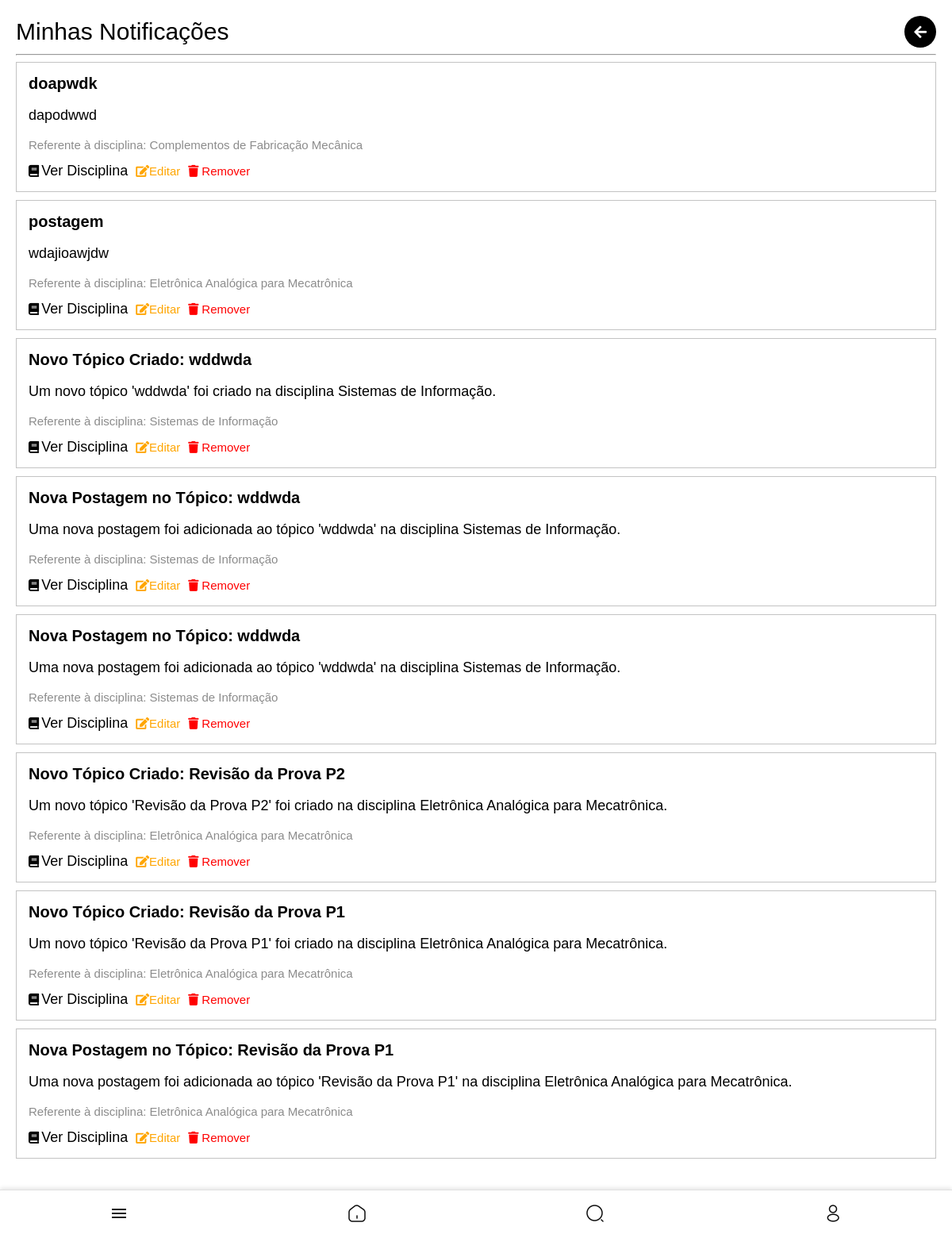
The page /notificacoes/minhas/ (signed in) on the database as committed earlier.
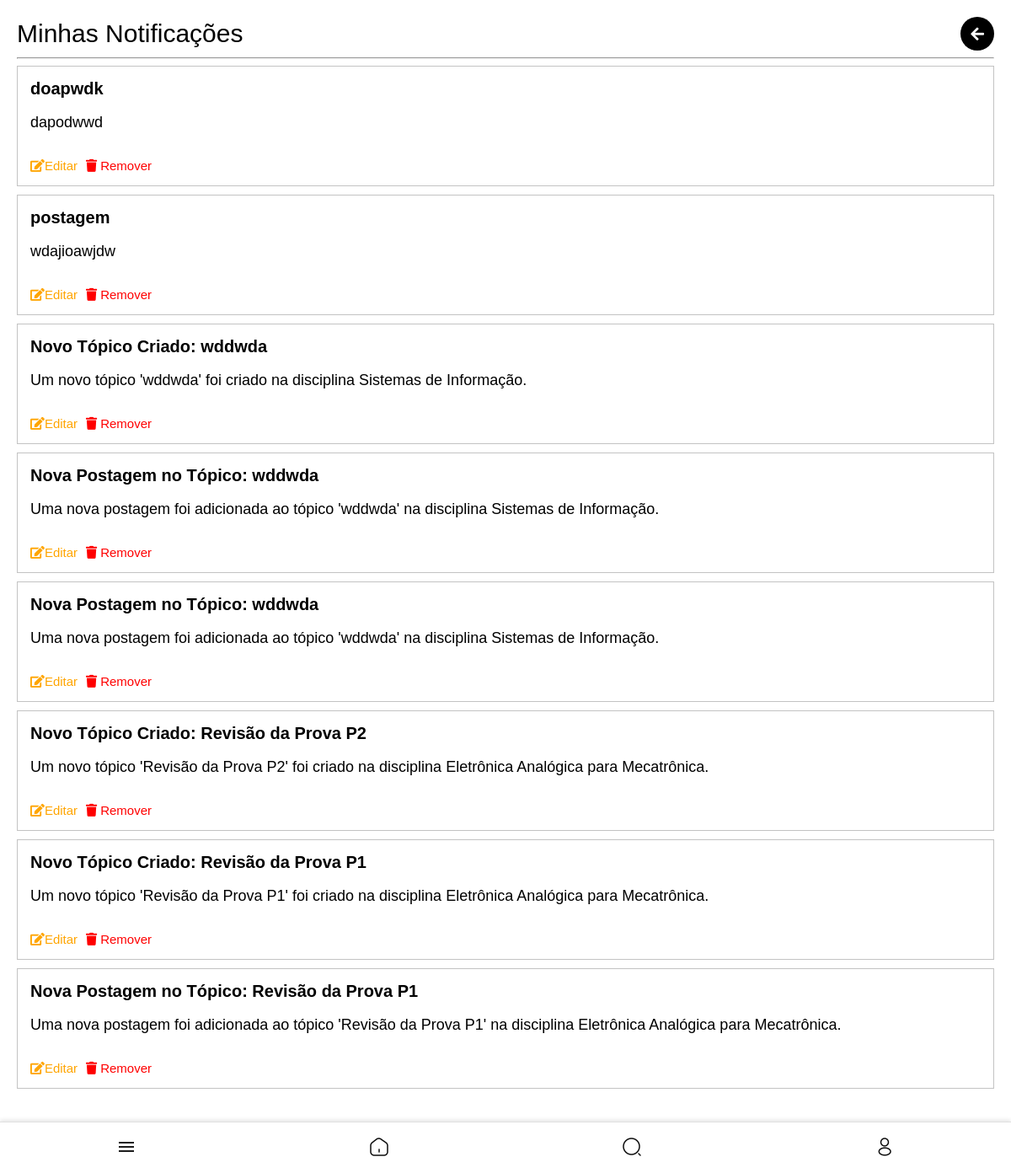
The same page on the database as committed later.
### core/models.py (models this page shows, shortened)
class Notificacao(models.Model):
    titulo = models.CharField(max_length=255)
    mensagem = models.TextField()
    criado_em = models.DateTimeField(auto_now_add=True)
    criador = models.ForeignKey(settings.AUTH_USER_MODEL, on_delete=models.CASCADE, related_name='notificacoes_criadas')
    destinatarios = models.ManyToManyField(settings.AUTH_USER_MODEL, related_name='notificacoes_recebidas')
    disciplina = models.ForeignKey('Disciplina', null=True, blank=True, on_delete=models.SET_NULL, related_name='notificacoes')
    evento = models.ForeignKey('Evento', null=True, blank=True, on_delete=models.SET_NULL, related_name='notificacoes')
    topico = models.ForeignKey('Topico', null=True, blank=True, on_delete=models.SET_NULL, related_name='notificacoes')  # Novo campo
    excluidas_por = models.ManyToManyField(settings.AUTH_USER_MODEL, related_name='notificacoes_excluidas', blank=True)

class Disciplina(models.Model):
    nome = models.CharField(max_length=255)
    codigo = models.CharField(max_length=10)
    curso = models.CharField(max_length=255)
    semestre = models.CharField(max_length=10)
    tipo = models.CharField(max_length=50)
    professor_responsavel = models.ForeignKey(
        settings.AUTH_USER_MODEL,
        null=True,
        blank=True,
        on_delete=models.SET_NULL,
        limit_choices_to={'user_type': 'professor'}
    )
    turma = models.IntegerField(default=1)

### core/views.py (the view)
# urls.py: path('notificacoes/minhas/', views.minhas_notificacoes, name='minhas_notificacoes'),
@login_required
def minhas_notificacoes(request):
    notificacoes = Notificacao.objects.filter(criador=request.user)
    return render(request, 'core/minhas_notificacoes.html', {'notificacoes': notificacoes})

### templates/core/minhas_notificacoes.html (shortened to what this page needs)
{% extends 'core/base.html' %}
{% block content %}
<div class="disciplinas-add-container">
    <div class="header-container">
        <h1>Minhas Notificações</h1>
        <div class="actions">
            <button class="icon-btn" onclick="history.back();">
                <i class="fa fa-arrow-left"></i>
            </button>
        </div>
    </div>
    <hr>
    <div class="professores-container">
        <ul class="disciplinas-add-list">
            {% for notificacao in notificacoes %}
            <li class="topico-detail-item">
                <div class="postagem-conteudo">
                    <h5 class="disciplina-nome" style="font-size: min(20px, 7vw); margin-top: 0; margin-bottom: 0;">{{ notificacao.titulo }}</h5>
                    <p class="disciplina-nome" style="font-size: min(18px, 5vw); color: black;">{{ notificacao.mensagem }}</p>
                    {% if notificacao.disciplina %}
                        <p class="disciplina-nome" style="font-size: min(15px, 3.5vw); color: #8c8c8c; margin-bottom:0; margin-top: 0;">Referente à disciplina: {{ notificacao.disciplina.nome }}</p>
                    {% endif %}
                    <div style="display: flex; flex-direction: row; gap: min(2vw,10px); font-size: min(15px, 3.5vw); margin-top: min(14px,4vw); padding: 0;">
                        {% if notificacao.disciplina %}
                            <a href="{% url 'detalhe_disciplina' notificacao.disciplina.id %}" class="icon-btn">
                                <i class="fa fa-book" style=" font-size: min(15px, 3.5vw);margin-right:min(1vw,3px);"></i> Ver Disciplina
                            </a>
                        {% endif %}
                        <a href="{% url 'editar_notificacao' notificacao.id %}" class="icon-btn" style="font-size: min(15px, 3.5vw); color: orange;">
                            <i class="fa fa-edit" style="font-size: min(15px, 3.5vw)"></i> Editar
                        </a>
                        <a href="{% url 'remover_notificacao' notificacao.id %}" class="icon-btn remover-btn" style="font-size: min(15px, 3.5vw); color: red;">
                            <i class="fa fa-trash" style="font-size: min(15px, 3.5vw)"></i> Remover
                        </a>
                    </div>
                </div>
            </li>
            {% empty %}
            <li class="empty-result" style="font-size: min(15px, 4vw); color: #8c8c8c;">Você não criou nenhuma notificação ainda.</li>
            {% endfor %}
        </ul>
    </div>
</div>
{% endblock %}

Rows that differ between the two databases and show on the page:
changed Notificacao "doapwdk": disciplina_id 1037 → empty (drawn); disciplina.nome "Complementos de Fabricação Mecânica" → (not shown)
changed Notificacao "postagem": disciplina_id 1102 → empty (drawn); disciplina.nome "Eletrônica Analógica para Mecatrônica" → (not shown)
changed Notificacao "Novo Tópico Criado: wddwda": disciplina_id 1098 → empty (drawn); disciplina.nome "Sistemas de Informação" → (not shown)
changed Notificacao (number 4 of 8 on the later page): disciplina_id 1098 → empty (drawn); disciplina.nome "Sistemas de Informação" → (not shown)
changed Notificacao (number 5 of 8 on the later page): disciplina_id 1098 → empty (drawn); disciplina.nome "Sistemas de Informação" → (not shown)
changed Notificacao "Novo Tópico Criado: Revisão da Prova P2": disciplina_id 1102 → empty (drawn); disciplina.nome "Eletrônica Analógica para Mecatrônica" → (not shown)
changed Notificacao "Novo Tópico Criado: Revisão da Prova P1": disciplina_id 1102 → empty (drawn); disciplina.nome "Eletrônica Analógica para Mecatrônica" → (not shown)
changed Notificacao "Nova Postagem no Tópico: Revisão da Prova P1": disciplina_id 1102 → empty (drawn); disciplina.nome "Eletrônica Analógica para Mecatrônica" → (not shown)
